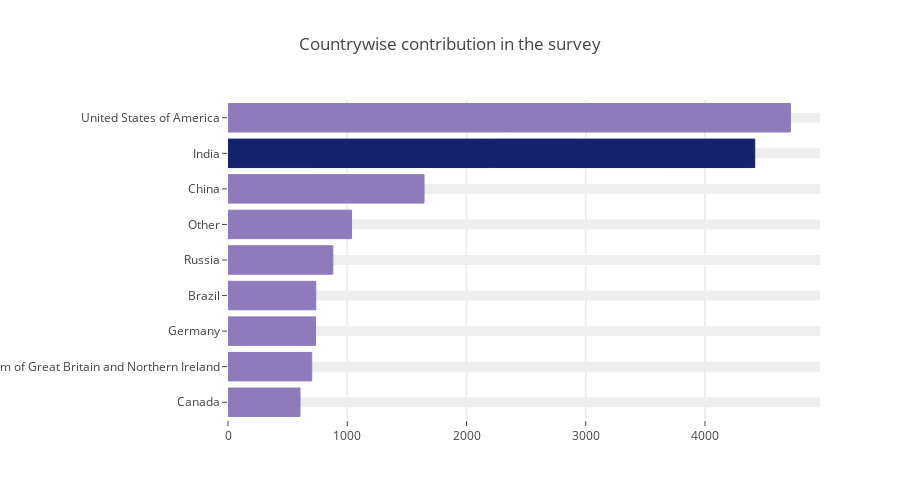

Notebook source saved alongside this figure:
### Code cell
c= pd.value_counts(df.Q3)
d = pd.DataFrame(data=c)
d.columns=['count']
d=d.iloc[:9,:].sort_values('count',ascending=True)
d['count'] = pd.to_numeric(d['count'], errors='coerce')

data=[go.Bar(
            x=d["count"],
            y=d.index,
             marker=dict(
             color=['#8e7bbb','#8e7bbb','#8e7bbb','#8e7bbb','#8e7bbb','#8e7bbb','#8e7bbb','#142270','#8e7bbb'],
             line=dict(
            color=['#8e7bbb','#8e7bbb','#8e7bbb','#8e7bbb','#8e7bbb','#8e7bbb','#8e7bbb','#142270','#8e7bbb'],
            width=1),
                        ),
            orientation='h' )]
layout = go.Layout(
    height=500,
    autosize=True,
    title=' Countrywise contribution in the survey',
    hovermode='closest',
    xaxis=dict(title='', ticklen=5, zeroline=False, gridwidth=2, domain=[0.2, 1]),
    yaxis=dict(title='', ticklen=5, gridwidth=10),
    
)

fig = go.Figure(data=data,layout=layout)
py.offline.iplot(fig, filename='horizontal-bar')

### Figure 1 — Plotly figure (JSON) as saved in the notebook; plotly's stock layout.template omitted (floating-point values rounded to 4 significant figures)
{"data": [{"marker": {"color": ["#8e7bbb", "#8e7bbb", "#8e7bbb", "#8e7bbb", "#8e7bbb", "#8e7bbb", "#8e7bbb", "#142270", "#8e7bbb"], "line": {"color": ["#8e7bbb", "#8e7bbb", "#8e7bbb", "#8e7bbb", "#8e7bbb", "#8e7bbb", "#8e7bbb", "#142270", "#8e7bbb"], "width": 1}}, "orientation": "h", "x": [604, 702, 734, 736, 879, 1036, 1644, 4417, 4716], "y": ["Canada", "United Kingdom of Great Britain and Northern Ireland", "Germany", "Brazil", "Russia", "Other", "China", "India", "United States of America"], "type": "bar", "uid": "fcef5b2a-81c6-43a2-9c04-a3371f7226cf"}], "layout": {"autosize": true, "height": 500, "hovermode": "closest", "title": " Countrywise contribution in the survey", "xaxis": {"domain": [0.2, 1], "gridwidth": 2, "ticklen": 5, "title": "", "zeroline": false}, "yaxis": {"gridwidth": 10, "ticklen": 5, "title": ""}}}
